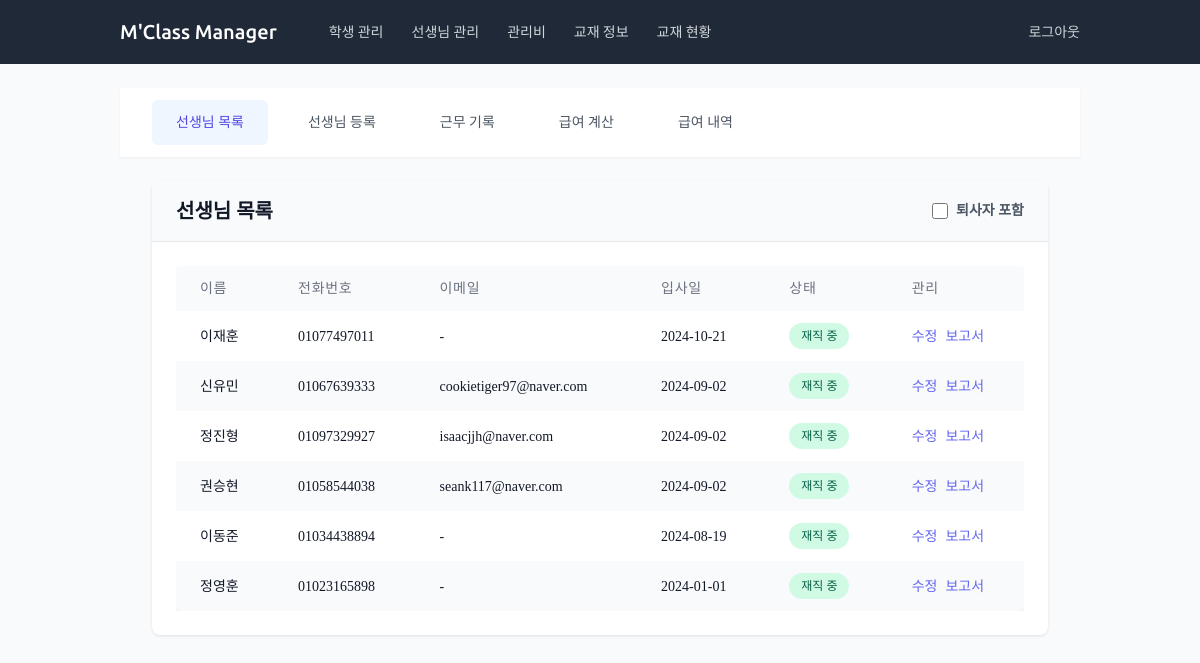
/teachers/ (signed in), run on the app's committed database.
### teachers/models.py (models this page shows, shortened)
class Teacher(models.Model):
    GENDER_CHOICES = [
        ('M', '남'),
        ('F', '여'),
    ]
    name = models.CharField(max_length=100, verbose_name='이름')
    phone_number = models.CharField(
        max_length=11,
        validators=[validate_phone_number],
        blank=True,
        null=True,
        verbose_name='전화번호'
    )
    email = models.EmailField(blank=True, null=True, verbose_name='이메일')
    gender = models.CharField(max_length=1, choices=GENDER_CHOICES, blank=True, null=True, verbose_name='성별')
    hire_date = models.DateField(blank=True, null=True, verbose_name='입사일')
    resignation_date = models.DateField(null=True, blank=True, verbose_name='퇴사일')
    bank = models.ForeignKey('common.Bank', on_delete=models.SET_NULL, blank=True, null=True, verbose_name='거래은행')
    account_number = models.CharField(max_length=20, blank=True, null=True, verbose_name='급여계좌')
    base_salary = models.IntegerField(blank=True, null=True, verbose_name='급여기준', default=15000)
    additional_salary = models.IntegerField(blank=True, null=True, verbose_name='추가급여', default=0)
    other_info = models.TextField(blank=True, null=True, verbose_name='기타')
    is_active = models.BooleanField(default=True, verbose_name="재직 중")
    extra_field1 = models.CharField(max_length=100, blank=True, null=True, verbose_name='예비1')
    extra_field2 = models.CharField(max_length=100, blank=True, null=True, verbose_name='예비2')
    extra_field3 = models.CharField(max_length=100, blank=True, null=True, verbose_name='예비3')
    extra_field4 = models.CharField(max_length=100, blank=True, null=True, verbose_name='예비4')
    class Meta:
        verbose_name = '교사'
        verbose_name_plural = '교사'

### teachers/views.py (the view)
# urls.py: path('', views.TeacherListView.as_view(), name='teacher_list'),
class TeacherListView(LoginRequiredMixin, ListView):
    model = Teacher
    template_name = 'teachers/teacher_list.html'
    context_object_name = 'teachers'
    def get_queryset(self):
        queryset = Teacher.objects.all()
        show_inactive = self.request.GET.get('show_inactive') == 'on'
        if not show_inactive:
            queryset = queryset.filter(is_active=True)
        return queryset.order_by('-hire_date')
    def get_context_data(self, **kwargs):
        context = super().get_context_data(**kwargs)
        context['show_inactive'] = self.request.GET.get('show_inactive') == 'on'
        return context

### teachers/templates/teachers/teacher_list.html (shortened to what this page needs)
{% extends 'teachers/base_teachers.html' %}
{% block teacher_content %}
<div class="content-card">
    <div class="card-header">
        <div class="flex items-center justify-between">
            <h1 class="text-xl font-semibold text-gray-900">선생님 목록</h1>
            <div class="flex items-center space-x-4">
                <form method="get" class="flex items-center">
                    <label class="inline-flex items-center">
                        <input type="checkbox" name="show_inactive"
                               class="form-checkbox h-4 w-4 text-indigo-600"
                               onchange="this.form.submit()">
                        <span class="ml-2 text-sm text-gray-600">퇴사자 포함</span>
                    </label>
                </form>
            </div>
        </div>
    </div>
    <div class="card-body">
        <div class="overflow-x-auto">
            <table class="content-table">
                <thead>
                    <tr>
                        <th>이름</th>
                        <th>전화번호</th>
                        <th>이메일</th>
                        <th>입사일</th>
                        <th>상태</th>
                        <th>관리</th>
                    </tr>
                </thead>
                <tbody>
                    {% if teachers %}
                        {% for teacher in teachers %}
                        <tr>
                            <td>
                                {{ teacher.name }}
                            </td>
                            <td>{{ teacher.phone_number|default:"-" }}</td>
                            <td>{{ teacher.email|default:"-" }}</td>
                            <td>{{ teacher.hire_date|date:"Y-m-d" }}</td>
                            <td>
                                <span class="status-badge {% if teacher.is_active %}status-badge-success{% else %}status-badge-error{% endif %}">
                                    {% if teacher.is_active %}재직 중{% else %}퇴사{% endif %}
                                </span>
                            </td>
                            <td>
                                <div class="flex space-x-2">
                                    <a href="{% url 'teachers:teacher_update' teacher.pk %}"
                                       class="link-primary">수정</a>
                                    <a href="{% url 'teachers:teacher_pdf_report' teacher.pk %}"
                                       class="link-primary" target="_blank">보고서</a>
                                </div>
                            </td>
                        </tr>
                        {% endfor %}
                    {% else %}
                        <tr>
                            <td colspan="6" class="text-center py-4 text-gray-500">
                                등록된 선생님이 없습니다.
                            </td>
                        </tr>
                    {% endif %}
                </tbody>
            </table>
        </div>
    </div>
</div>
{% endblock %}

### static/css/custom.css (style rules this page uses)
body { font-family: 'Ubuntu', sans-serif; line-height: 1.6; color: #333; background-color: #f9fafb; padding: 0; margin: 0; }
.content-table { width: 100%; border-collapse: separate; border-spacing: 0; border-radius: 0.375rem; box-shadow: 0 2px 5px rgba(0, 0, 0, 0.1); overflow: hidden; }
.content-table thead th { padding: 0.75rem 1.5rem; font-size: 0.875rem; font-weight: 500; text-transform: uppercase; color: #6b7280; letter-spacing: 0.05em; text-align: left; background-color: #f9fafb; }
.content-table tbody tr { background-color: white; }
.content-table tbody tr:nth-child(even) { background-color: #f9fafb; }
.content-table td { padding: 0.75rem 1.5rem; font-size: 0.875rem; color: #111827; text-align: left; }
.content-card { background-color: white; border-radius: 0.5rem; box-shadow: 0 1px 3px rgba(0, 0, 0, 0.1); margin-bottom: 1rem; }
.card-header { padding: 1rem 1.5rem; border-bottom: 1px solid #e5e7eb; background-color: #f9fafb; font-weight: 600; color: #374151; }
.card-body { padding: 1.5rem; }
.overflow-x-auto { overflow-x: auto; -webkit-overflow-scrolling: touch; scrollbar-width: none; }
.status-badge { padding: 0.25rem 0.75rem; border-radius: 9999px; font-size: 0.75rem; font-weight: 500; display: inline-flex; }
.status-badge-success { background-color: #d1fae5; color: #065f46; }
.link-primary { color: #6366f1; text-decoration: none; transition: color 0.2s ease-in-out; }

### templates/base.html (style rules this page uses)
body { font-family: 'Noto Sans KR', 'nanum-gothic'; }

### data on the page
Teacher: name "이재훈", phone_number "01077497011", email "-", hire_date "2024-10-21", is_active "재직 중"
Teacher: name "신유민", phone_number "01067639333", email "cookietiger97@naver.com", hire_date "2024-09-02", is_active "재직 중"
Teacher: name "정진형", phone_number "01097329927", email "isaacjjh@naver.com", hire_date "2024-09-02", is_active "재직 중"
Teacher: name "권승현", phone_number "01058544038", email "seank117@naver.com", hire_date "2024-09-02", is_active "재직 중"
Teacher: name "이동준", phone_number "01034438894", email "-", hire_date "2024-08-19", is_active "재직 중"
Teacher: name "정영훈", phone_number "01023165898", email "-", hire_date "2024-01-01", is_active "재직 중"
